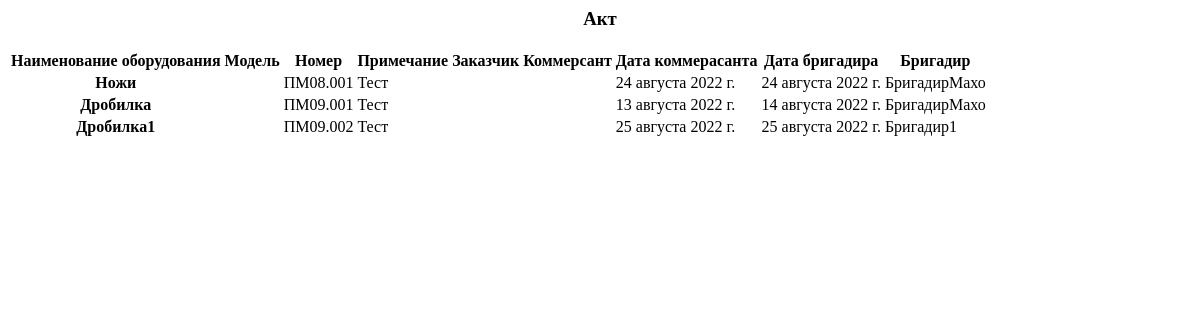
The app's page /act, older data.
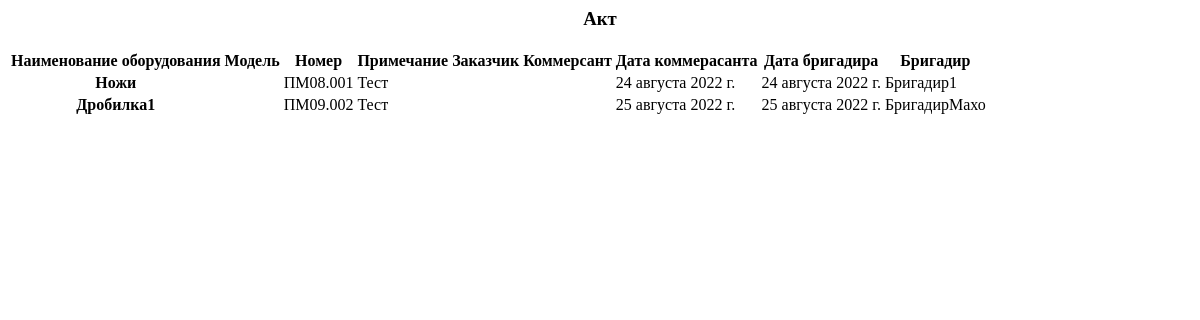
The same page, newer data.
### plan/models.py (models this page shows, shortened)
class Plan(models.Model):
    plan_note = models.CharField(max_length=250, verbose_name='Примечание')
    date_merchant = models.DateField(verbose_name='Срок_коммерсанта')
    guild = models.ForeignKey(Plot, models.PROTECT, verbose_name='Участок')
    foreman = models.ForeignKey(User, on_delete=models.PROTECT, verbose_name='Бригадир')
    date_guild = models.DateField(verbose_name='Срок-бригодира', blank=True, null=True)
    product = models.OneToOneField(Product, null=True, on_delete=models.CASCADE, verbose_name='Продукт')
    act = models.ForeignKey(Act, null=True, on_delete=models.CASCADE, verbose_name='Акт', blank=True)
    reserve = models.ForeignKey(Reserve, on_delete=models.PROTECT, verbose_name='Резерв', blank=True, null=True)
    class Meta:
        verbose_name_plural = 'План'
        verbose_name = 'План'

class Product(models.Model):
    product_name = models.CharField(max_length=50, verbose_name='Название продукта')
    product_number = models.CharField(max_length=50, verbose_name='Номер продукта')
    product_type = models.ForeignKey(Product_type, null=False, on_delete=models.PROTECT, verbose_name='Тип продукта')
    model = models.ForeignKey(Model_product, blank=True, null=True, on_delete=models.CASCADE, verbose_name='Модели')
    class Meta:
        verbose_name_plural = 'Продукции'
        verbose_name = 'Продукция'

### plan/views.py (the view)
# urls.py: path('act', Act_view.as_view(), name="act_view"),
class Act_view(ListView):
    model = Plan
    template_name = 'plan/akt_view.html'
    def get_context_data(self, **kwargs):
        context = super().get_context_data(**kwargs)
        context['plan_all'] = Plan.objects.all()
        return context

### plan/templates/plan/akt_view.html (shortened to what this page needs)
{% load static %}
{% block plan_view %}
<h3 align="center">Акт</h3>
<div class="d-flex">
    <table class="table table-striped">
        <thead>
        <tr>
            <th scope="col">Наименование оборудования</th>
            <th scope="col">Модель</th>
            <th scope="col">Номер</th>
            <th scope="col">Примечание</th>
            <th scope="col">Заказчик</th>
            <th scope="col">Коммерсант</th>
            <th scope="col">Дата коммерасанта</th>
            <th scope="col">Дата бригадира</th>
            <th scope="col">Бригадир</th>
        </tr>
        </thead>
        <tbody>
        {% for k in plan_all %}
        <tr {% if k.act.pk > 0 %} style="display:none" {% endif %} class="act_table" id="{{k.product.id}}"
            data-bs-toggle="modal" data-bs-target="#exampleModal">
            <th>{{k.product.product_name}}</th>
            <td>{{k.product.model|default_if_none:""}}</td>
            <td>{{k.product.product_number}}</td>
            <td>{{k.plan_note}}</td>
            <td></td>
            <td></td>
            <td>{{k.date_merchant}}</td>
            <td>{{k.date_guild}}</td>
            <td>{{k.foreman}}</td>
        </tr>
        {% endfor%}
        </tbody>
    </table>
</div>
{% endblock%}

Row changes from the older to the newer data that the page shows:
no longer on this page (row edited): Plan: product.product_name "Дробилка", product.product_number "ПМ09.001", plan_note "Тест", date_merchant "13 августа 2022 г.", date_guild "14 августа 2022 г.", foreman "БригадирМахо"
changed Plan "Ножи": foreman "БригадирМахо" → "Бригадир1"
changed Plan "Дробилка1": foreman "Бригадир1" → "БригадирМахо"
